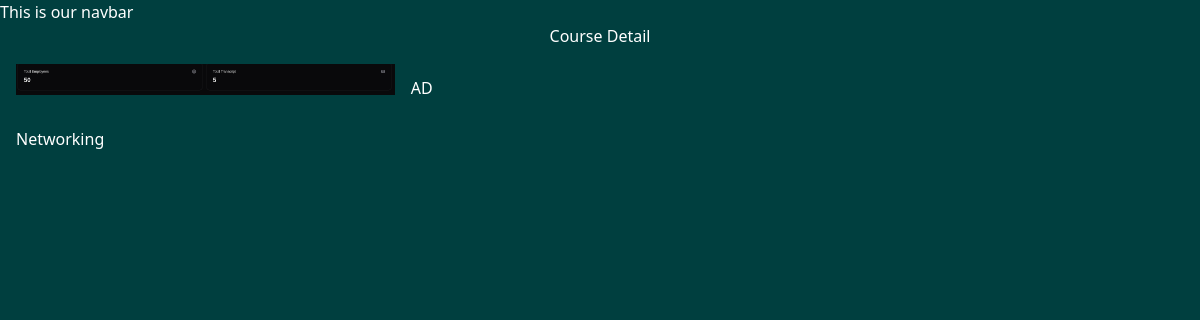
/tutorial/2/, run on the app's committed database.
### tutorial/models.py (models this page shows, shortened)
class courseType(models.Model):
    COURSE_TYPE_CHOICE = [
        ('BR', 'Beginner'),
        ('IE', 'Intermediate'),
        ('AD', 'Advanced'),
    ]
    name = models.CharField(max_length=100)
    image = models.ImageField(upload_to='images/')
    date_added = models.DateTimeField(default=timezone.now)
    type = models.CharField(max_length=2, choices=COURSE_TYPE_CHOICE)
    description = models.TextField(default="")

### tutorial/views.py (the view)
# urls.py: path('<int:course_id>/',views.detail, name = 'detail'),
def detail(request,course_id):
    course = get_object_or_404(courseType, pk=course_id)
    if course is not None:
        return render(request, 'tutorial/detail.html',{'course': course})

### tutorial/templates/tutorial/detail.html (shortened to what this page needs)
{% extends "layout.html" %}
  {% block content %}
<h1>Course Detail</h1>
<div class="grid grid-cols-3 justify-center rounded-xl items-center gap-4 m-4">
    <img class="mb-4" src="{{course.image.url}}" alt="" />
    <h2>{{course.type}}</h2>
    <h2>{{course.name}}</h2>
</div>
{% endblock %}

### static/style.css (style rules this page uses)
body { background-color: rgb(0, 63, 63); color: white; }
h1 { text-align: center; font-size: 2em; }

### data on the page
courseType: image (picture), type "AD", name "Networking"
